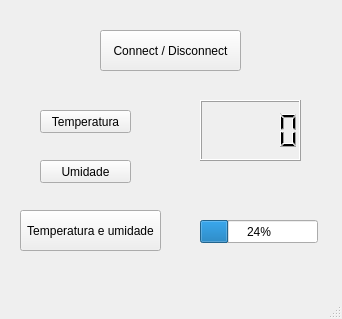
<?xml version="1.0" encoding="UTF-8"?>
<ui version="4.0">
 <class>MainWindow</class>
 <widget class="QMainWindow" name="MainWindow">
  <property name="geometry">
   <rect>
    <x>0</x>
    <y>0</y>
    <width>342</width>
    <height>319</height>
   </rect>
  </property>
  <property name="windowTitle">
   <string>MainWindow</string>
  </property>
  <widget class="QWidget" name="centralwidget">
   <widget class="QPushButton" name="connButton">
    <property name="geometry">
     <rect>
      <x>100</x>
      <y>30</y>
      <width>141</width>
      <height>41</height>
     </rect>
    </property>
    <property name="text">
     <string>Connect / Disconnect</string>
    </property>
   </widget>
   <widget class="QPushButton" name="tempButton">
    <property name="geometry">
     <rect>
      <x>40</x>
      <y>110</y>
      <width>91</width>
      <height>23</height>
     </rect>
    </property>
    <property name="text">
     <string>Temperatura</string>
    </property>
   </widget>
   <widget class="QLCDNumber" name="tempDisp">
    <property name="geometry">
     <rect>
      <x>200</x>
      <y>100</y>
      <width>101</width>
      <height>61</height>
     </rect>
    </property>
   </widget>
   <widget class="QProgressBar" name="umidDisp">
    <property name="geometry">
     <rect>
      <x>200</x>
      <y>220</y>
      <width>118</width>
      <height>23</height>
     </rect>
    </property>
    <property name="value">
     <number>24</number>
    </property>
   </widget>
   <widget class="QPushButton" name="umidButton">
    <property name="geometry">
     <rect>
      <x>40</x>
      <y>160</y>
      <width>91</width>
      <height>23</height>
     </rect>
    </property>
    <property name="text">
     <string>Umidade</string>
    </property>
   </widget>
   <widget class="QPushButton" name="tempUmidButton">
    <property name="geometry">
     <rect>
      <x>20</x>
      <y>210</y>
      <width>141</width>
      <height>41</height>
     </rect>
    </property>
    <property name="text">
     <string>Temperatura e umidade</string>
    </property>
   </widget>
  </widget>
  <widget class="QMenuBar" name="menubar">
   <property name="geometry">
    <rect>
     <x>0</x>
     <y>0</y>
     <width>342</width>
     <height>21</height>
    </rect>
   </property>
  </widget>
  <widget class="QStatusBar" name="statusbar"/>
 </widget>
 <resources/>
 <connections/>
</ui>
